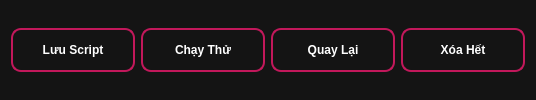
            <widget class="QWidget" name="widget_6" native="true">
             <property name="styleSheet">
              <string notr="true">QWidget {
    background-color: rgb(20, 20, 20); /* Tối hơn để phù hợp với chủ đề tối */
    border-radius: 15px;
    font: 8pt &quot;MS Reference Sans Serif&quot;;
}

QPushButton {
    border-radius: 10px;
    border: 2px solid #c2185b; /* Màu viền đỏ hồng đậm */
    background: linear-gradient(145deg, #ff4081, #c2185b); /* Gradient từ hồng nhạt đến đỏ đậm */
    color: #ffffff; /* Màu chữ trắng để dễ đọc */
    height: 40px;
    width: 120px;
    text-align: center; /* Sửa chính tả từ text-algin thành text-align */
    font-weight: bold; /* Chữ đậm để tạo ấn tượng */
    box-shadow: 4px 4px 8px rgba(0, 0, 0, 0.3); /* Đổ bóng cho nút bấm */
}

QPushButton:hover {
    border: 2px solid #f50057; /* Màu viền hồng sáng hơn khi hover */
    background:rgb(255, 229, 241);
    color: rgb(80, 85, 255);
    box-shadow: 4px 4px 12px rgba(0, 0, 0, 0.4); /* Đổ bóng nổi bật hơn khi hover */
}

QPushButton:pressed {
    background: linear-gradient(145deg, #d81b60, #c2185b); /* Gradient tối hơn khi nhấn */
    border: 2px solid #b71c1c; /* Màu viền đỏ đậm hơn khi nhấn */
    box-shadow: inset 4px 4px 8px rgba(0, 0, 0, 0.5); /* Hiệu ứng đổ bóng lõm khi nhấn */
}
</string>
             </property>
             <layout class="QGridLayout" name="gridLayout_14">
              <item row="0" column="5">
               <widget class="QPushButton" name="pushButton_25">
                <property name="cursor">
                 <cursorShape>PointingHandCursor</cursorShape>
                </property>
                <property name="layoutDirection">
                 <enum>Qt::LeftToRight</enum>
                </property>
                <property name="text">
                 <string>Xóa Hết</string>
                </property>
                <property name="icon">
                 <iconset>
                  <normaloff>img/delete.svg</normaloff>img/delete.svg</iconset>
                </property>
                <property name="iconSize">
                 <size>
                  <width>30</width>
                  <height>30</height>
                 </size>
                </property>
               </widget>
              </item>
              <item row="0" column="1">
               <widget class="QPushButton" name="pushButton_22">
                <property name="cursor">
                 <cursorShape>PointingHandCursor</cursorShape>
                </property>
                <property name="text">
                 <string>Chạy Thử</string>
                </property>
                <property name="icon">
                 <iconset>
                  <normaloff>img/run_test.svg</normaloff>img/run_test.svg</iconset>
                </property>
                <property name="iconSize">
                 <size>
                  <width>30</width>
                  <height>30</height>
                 </size>
                </property>
               </widget>
              </item>
              <item row="0" column="3">
               <widget class="QPushButton" name="pushButton_23">
                <property name="cursor">
                 <cursorShape>PointingHandCursor</cursorShape>
                </property>
                <property name="text">
                 <string>Quay Lại</string>
                </property>
                <property name="icon">
                 <iconset>
                  <normaloff>img/back.svg</normaloff>img/back.svg</iconset>
                </property>
                <property name="iconSize">
                 <size>
                  <width>30</width>
                  <height>30</height>
                 </size>
                </property>
               </widget>
              </item>
              <item row="0" column="0">
               <widget class="QPushButton" name="pushButton_24">
                <property name="cursor">
                 <cursorShape>PointingHandCursor</cursorShape>
                </property>
                <property name="text">
                 <string>Lưu Script</string>
                </property>
                <property name="icon">
                 <iconset>
                  <normaloff>img/save.svg</normaloff>img/save.svg</iconset>
                </property>
                <property name="iconSize">
                 <size>
                  <width>30</width>
                  <height>30</height>
                 </size>
                </property>
               </widget>
              </item>
             </layout>
            </widget>
